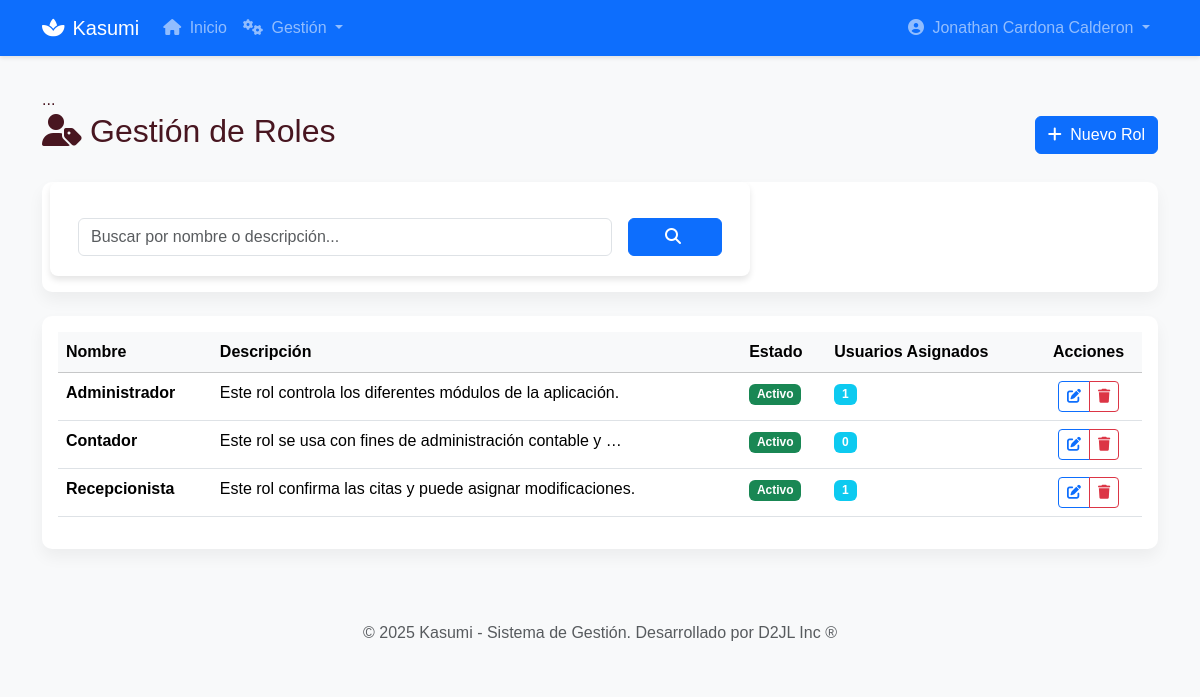
Before: /usuarios/roles/ (signed in) with the older database file.
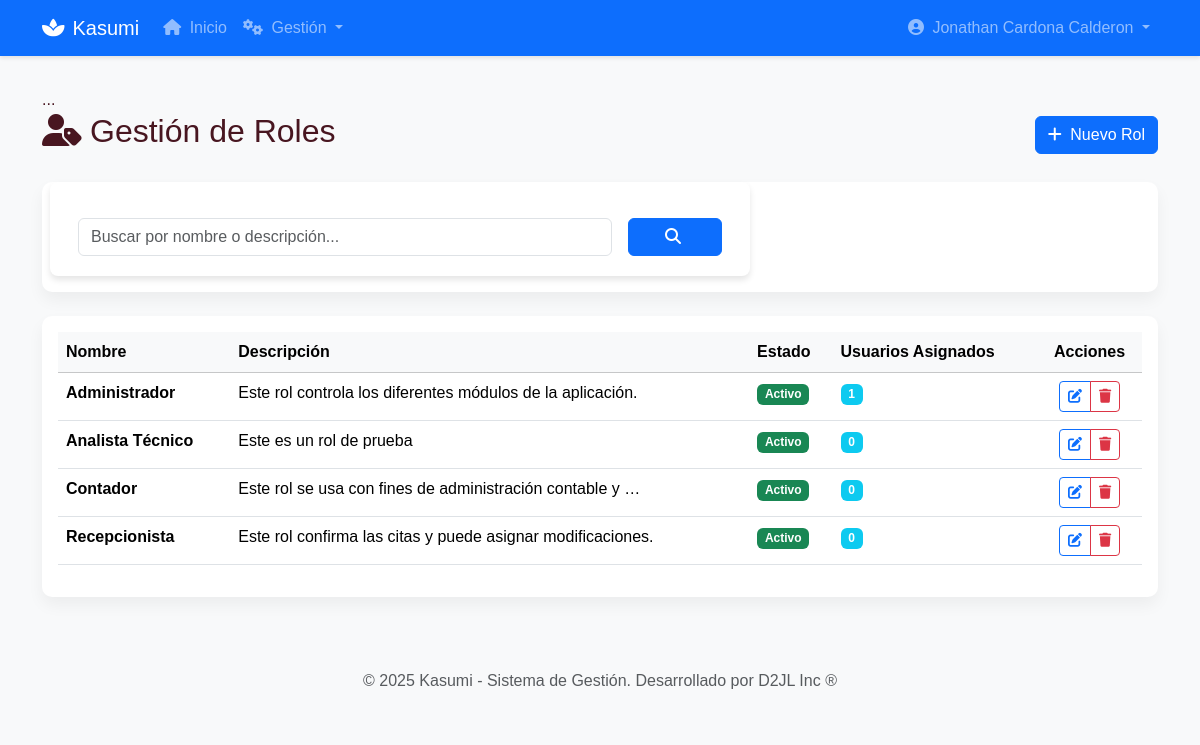
After: the same page with the newer database file.
### gestion_usuarios/models.py (models this page shows, shortened)
class Rol(models.Model):
    class Estado(models.TextChoices):
        ACTIVO = 'A', _('Activo')
        INACTIVO = 'I', _('Inactivo')
    nombre = models.CharField(max_length=50, unique=True, verbose_name=_('Nombre del Rol'))
    descripcion = models.TextField(blank=True, verbose_name=_('Descripción'))
    estado = models.CharField(
        max_length=1,
        choices=Estado.choices,
        default=Estado.ACTIVO,
        verbose_name=_('Estado')
    )
    fecha_creacion = models.DateTimeField(auto_now_add=True, verbose_name=_('Fecha de Creación'))
    fecha_actualizacion = models.DateTimeField(auto_now=True, verbose_name=_('Última Actualización'))
    puede_ver_usuarios = models.BooleanField(default=False, verbose_name=_('Puede ver usuarios'))
    puede_crear_usuarios = models.BooleanField(default=False, verbose_name=_('Puede crear usuarios'))
    puede_editar_usuarios = models.BooleanField(default=False, verbose_name=_('Puede editar usuarios'))
    puede_eliminar_usuarios = models.BooleanField(default=False, verbose_name=_('Puede eliminar usuarios'))
    puede_ver_reportes = models.BooleanField(default=False, verbose_name=_('Puede ver reportes'))
    puede_ver_configuracion = models.BooleanField(default=False, verbose_name=_('Puede ver configuración'))
    class Meta:
        verbose_name = _('Rol')
        verbose_name_plural = _('Roles')
        ordering = ['nombre']
    @property
    def esta_activo(self):
        return self.estado == self.Estado.ACTIVO

### gestion_usuarios/views.py (the view)
class ListaRolesView(LoginRequiredMixin, UserPassesTestMixin, ListView):
    model = Rol
    template_name = 'gestion_usuarios/roles/lista_roles.html'
    context_object_name = 'roles'
    paginate_by = 10
    def test_func(self):
        return self.request.user.is_staff
    def get_queryset(self):
        queryset = super().get_queryset()
        busqueda = self.request.GET.get('busqueda', '').strip()
        if busqueda:
            queryset = queryset.filter(
                Q(nombre__icontains=busqueda) |
                Q(descripcion__icontains=busqueda)
            )
        return queryset.order_by('nombre')
    def get_context_data(self, **kwargs):
        context = super().get_context_data(**kwargs)
        context['titulo'] = _('Gestión de Roles')
        context['busqueda'] = self.request.GET.get('busqueda', '')
        return context

### templates/gestion_usuarios/roles/lista_roles.html (shortened to what this page needs)
{% extends "base.html" %}
{% load static %}
{% block content %}
<div class="row mb-4">
    <div class="col-12">
        <div class="d-flex justify-content-between align-items-center">
            <h2><i class="fas fa-user-tag me-2"></i>{{ titulo }}</h2>
            <a href="{% url 'gestion_usuarios:crear_rol' %}" class="btn btn-primary">
                <i class="fas fa-plus me-1"></i> Nuevo Rol
            </a>
        </div>
    </div>
</div>
<div class="row mb-4">
    <div class="col-12">
        <div class="card">
            <div class="card-body">
                <form method="get" class="row g-3">
                    <div class="col-md-10">
                        <input type="text"
                               name="busqueda"
                               class="form-control"
                               placeholder="Buscar por nombre o descripción..."
                               value="{{ busqueda }}">
                    </div>
                    <div class="col-md-2">
                        <button type="submit" class="btn btn-primary w-100">
                            <i class="fas fa-search me-1"></i>
                        </button>
                    </div>
                </form>
            </div>
        </div>
    </div>
</div>
<div class="row">
    <div class="col-12">
        <div class="card">
            <div class="card-body">
                {% if roles %}
                <div class="table-responsive">
                    <table class="table table-hover">
                        <thead class="table-light">
                            <tr>
                                <th>Nombre</th>
                                <th>Descripción</th>
                                <th>Estado</th>
                                <th>Usuarios Asignados</th>
                                <th class="text-center">Acciones</th>
                            </tr>
                        </thead>
                        <tbody>
                            {% for rol in roles %}
                            <tr>
                                <td><strong>{{ rol.nombre }}</strong></td>
                                <td>{{ rol.descripcion|truncatewords:10 }}</td>
                                <td>
                                    {% if rol.esta_activo %}
                                        <span class="badge bg-success">Activo</span>
                                    {% else %}
                                        <span class="badge bg-danger">Inactivo</span>
                                    {% endif %}
                                </td>
                                <td>
                                    <span class="badge bg-info">{{ rol.usuarios_asignados.count }}</span>
                                </td>
                                <td class="text-center">
                                    <div class="btn-group btn-group-sm" role="group">
                                        <a href="{% url 'gestion_usuarios:editar_rol' rol.pk %}"
                                           class="btn btn-outline-primary"
                                           data-bs-toggle="tooltip"
                                           title="Editar">
                                            <i class="fas fa-edit"></i>
                                        </a>
                                        <a href="{% url 'gestion_usuarios:eliminar_rol' rol.pk %}"
                                           class="btn btn-outline-danger"
                                           data-bs-toggle="tooltip"
                                           title="Eliminar">
                                            <i class="fas fa-trash"></i>
                                        </a>
                                    </div>
                                </td>
                            </tr>
                            {% endfor %}
                        </tbody>
                    </table>
                </div>
                {% endif %}
            </div>
        </div>
    </div>
</div>
{% endblock %}

Changed rows visible on the page:
added Rol: nombre "Analista Técnico", descripcion "Este es un rol de prueba", estado "Activo", usuarios_asignados.count "0"
computed for Rol "Recepcionista": usuarios_asignados.count "1" → "0"
